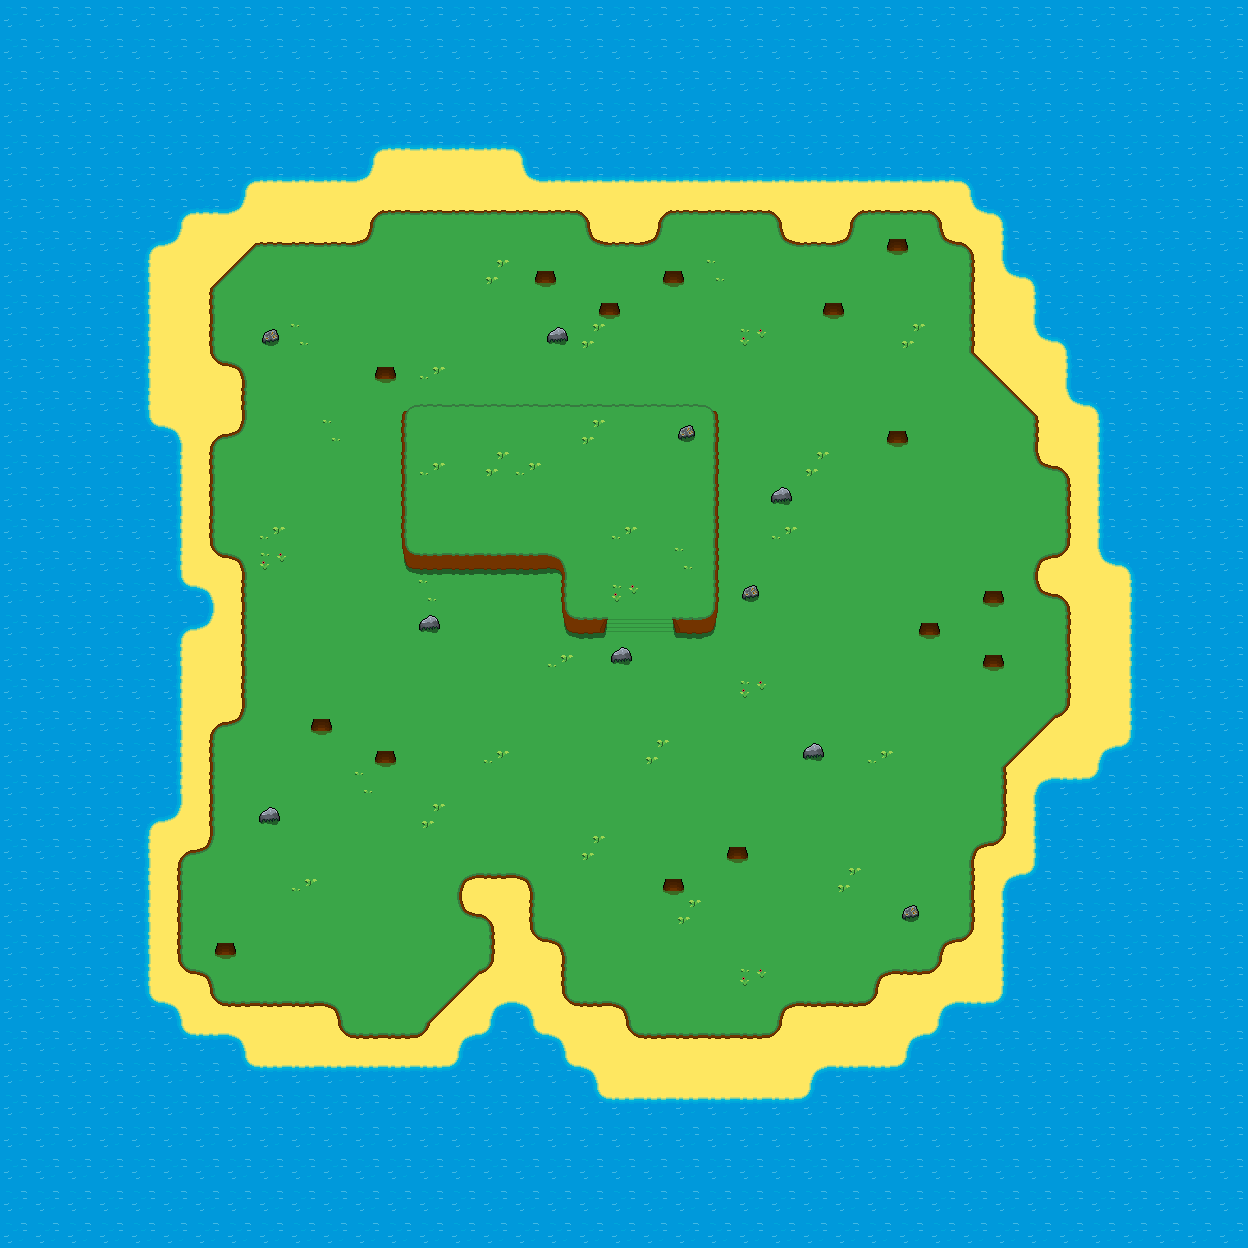

A level layout from a 2D game, rendered from its tile map. Below: a short description, then the map file with tile-grid data replaced by summaries:
An orthogonal 39x39 tile map with 32x32 px tiles, 12 tile layers (eau, eau-frontière, sable, sol-frontière, ...), 4 hidden layers not drawn.

<map version="1.5" tiledversion="2021.03.23" orientation="orthogonal" renderorder="right-down" width="39" height="39" tilewidth="32" tileheight="32" infinite="0" nextlayerid="20" nextobjectid="1">
 <editorsettings>
  <export target="map.lua" format="lua" />
 </editorsettings>
 <tileset firstgid="1" source="blocs.tsx" />
 <layer id="1" name="eau" width="39" height="39" locked="1">
  <data>[1521 cells, 1521 non-empty, 2 distinct tile ids]</data>
 </layer>
 <layer id="2" name="eau-frontière" width="39" height="39" locked="1">
  <data>[1521 cells, 130 non-empty, 12 distinct tile ids]</data>
 </layer>
 <layer id="12" name="sable" width="39" height="39" locked="1">
  <data>[1521 cells, 303 non-empty, 13 distinct tile ids]</data>
 </layer>
 <layer id="3" name="sol-frontière" width="39" height="39" locked="1">
  <data>[1521 cells, 130 non-empty, 18 distinct tile ids]</data>
 </layer>
 <layer id="4" name="sol" width="39" height="39" locked="1">
  <data>[1521 cells, 681 non-empty, 19 distinct tile ids]</data>
 </layer>
 <layer id="5" name="végétaux" width="39" height="39" locked="1">
  <data>[1521 cells, 25 non-empty, 4 distinct tile ids]</data>
 </layer>
 <layer id="19" name="tronc-arbre" width="39" height="39" locked="1">
  <data>[1521 cells, 30 non-empty, 2 distinct tile ids]</data>
 </layer>
 <layer id="17" name="végétaux-foreground" width="39" height="39" visible="0" locked="1">
  <data>[1521 cells, 88 non-empty, 8 distinct tile ids]</data>
 </layer>
 <layer id="6" name="minerai" width="39" height="39" locked="1">
  <data>[1521 cells, 9 non-empty, 2 distinct tile ids]</data>
 </layer>
 <layer id="7" name="sol-frontière-niv2" width="39" height="39" locked="1">
  <data>[1521 cells, 25 non-empty, 12 distinct tile ids]</data>
 </layer>
 <layer id="8" name="sol-niv2" width="39" height="39" locked="1">
  <data>[1521 cells, 76 non-empty, 10 distinct tile ids]</data>
 </layer>
 <layer id="9" name="végétaux-niv2" width="39" height="39" locked="1">
  <data>[1521 cells, 7 non-empty, 4 distinct tile ids]</data>
 </layer>
 <layer id="10" name="minerai-niv2" width="39" height="39" locked="1">
  <data>[1521 cells, 1 non-empty, 1 distinct tile ids]</data>
 </layer>
 <layer id="16" name="ramassable" width="39" height="39" visible="0" locked="1">
  <data>[1521 cells, 36 non-empty, 3 distinct tile ids]</data>
 </layer>
 <layer id="13" name="collision" width="39" height="39" visible="0" locked="1" opacity="0.9">
  <data>[1521 cells, 131 non-empty, 7 distinct tile ids]</data>
 </layer>
 <layer id="18" name="point d'apparition" width="39" height="39" visible="0" locked="1">
  <data>[1521 cells, 1 non-empty, 1 distinct tile ids]</data>
 </layer>
</map>